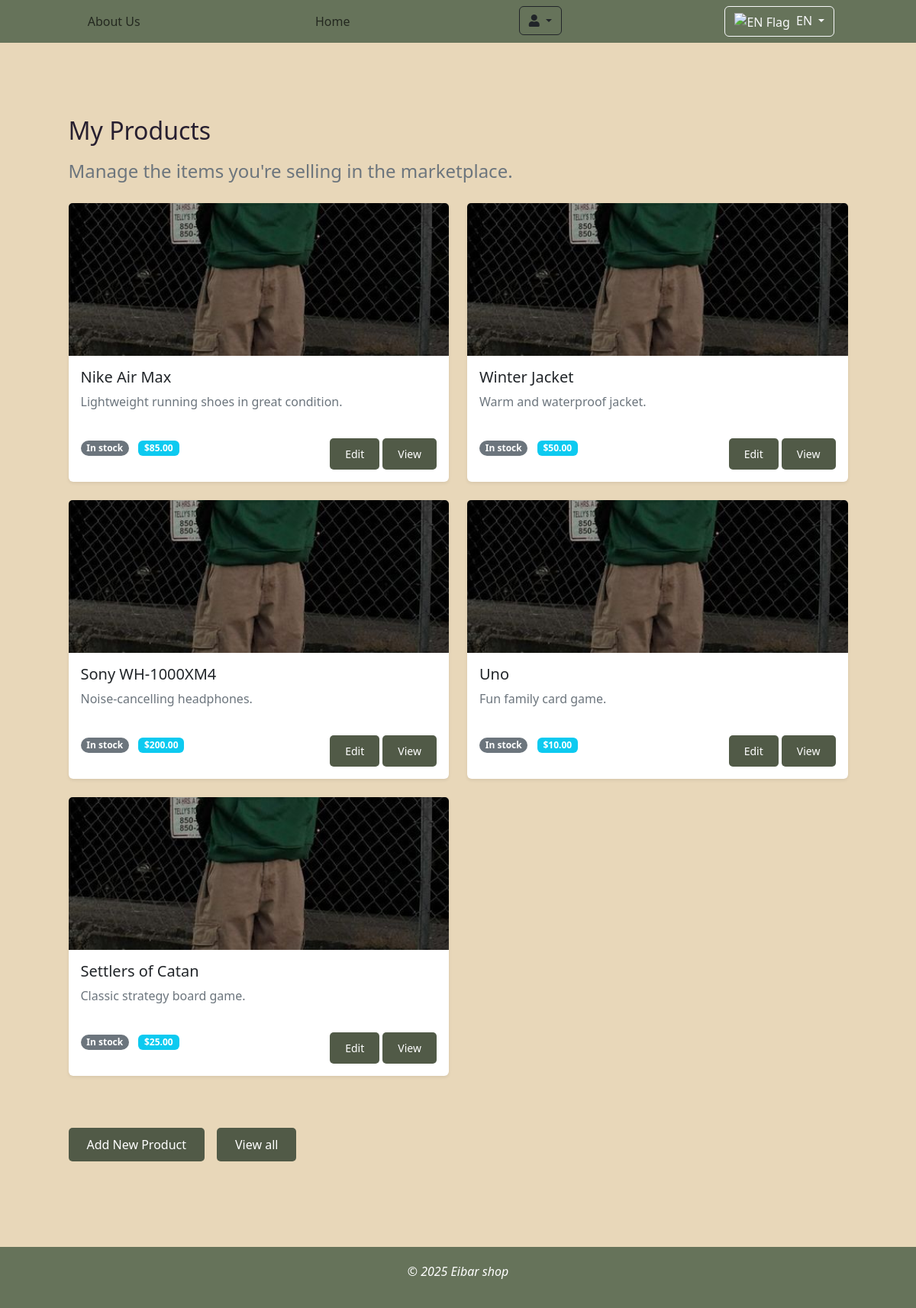
Page /dashboard/profile.php (signed in) on the committed database.
### tables this page shows
CREATE TABLE product (
    id INT AUTO_INCREMENT PRIMARY KEY,
    user_id INT,
    name VARCHAR(255),
    category ENUM('footwear', 'bottoms', 'tops', 'home-decor', 'elektrical-devices', 'kitchen', 'card-games', 'video-games', 'board-games'),
    description TEXT,
    price INT,
    status ENUM('sold', 'in stock'),
    created_at DATETIME DEFAULT CURRENT_TIMESTAMP,
    FOREIGN KEY (user_id) REFERENCES `user`(id)
);

### dashboard/translations/en.php (called while the page is built)
<?php
return [
    'translations' => [
        'en' => [
            'home' => 'Home',
            'clothes' => 'Clothes',
            'shoes' => 'Shoes',
            'tech' => 'Technology',
            'sport' => 'Sports',
            'sell' => 'Sell',
            'login' => 'Login / Register',
            'logout' => 'Logout',
            'settings' => 'Settings',
            'staff' => 'Staff',
            'manage_products' => 'Manage Products',
            'name' => 'Name',
            'price' => 'Price',
            'action' => 'Action',
            'delete' => 'Delete',
            'no_products' => 'No products found.',
            'username' => 'Username',
            'email' => 'Email',
            'address' => 'Address',
            'new_password' => 'New Password',
            'save_changes' => 'Save Changes',
            'update_username' => 'Update your username',
            'update_email' => 'Update your email',
            'update_address' => 'Update your address',
            'update_password' => 'Update your password (leave empty if no change)',
            'market_title' => 'The second hand market of Eibar',
            'footer_text' => '&copy; {year} FOMA. All rights reserved.',
            'discover_treasures' => 'Discover Hidden Treasures!',
            'explore_unique' => 'Explore unique clothing, amazing objects, and fun games. Click a category to start your journey.',
            'buy_now' => 'Buy Now',
            'no_products_category' => 'No products found in this category.',
            'clothes' => 'Clothes',
            'objects' => 'Objects',
            'games' => 'Games',
            'discover_treasures' => 'Discover Hidden Treasures!',
            'explore_unique' => 'Explore unique clothing, amazing objects, and fun games. Click a category to start your journey.',
            'buy_now' => 'Buy Now',
            'no_products_category' => 'No products found in this category.',
            'footwear' => 'Footwear',
            'bottoms' => 'Bottoms',
            'tops' => 'Tops',
            'home-decor' => 'Home Decor',
            'elektrical-devices' => 'Electrical Devices',
            'kitchen' => 'Kitchen',
            'card-games' => 'Card Games',
            'video-games' => 'Video Games',
            'board-games' => 'Board Games'
        ]
    ]
];

### dashboard/profile.php (the view, shortened to what this page needs)
<?php
require_once('navbar.php');
$products = [];
try {
    $conn = (new Connection())->getConnection();
    $stmt = $conn->prepare("
        SELECT * FROM product
        WHERE user_id = :user_id
        ORDER BY created_at DESC
    ");
    $stmt->execute([':user_id' => $_SESSION['user']['id']]);
    $products = $stmt->fetchAll(PDO::FETCH_ASSOC);
} catch (PDOException $e) {
    $error_message = "Database error: " . $e->getMessage();
}
?>
<section class="py-3 py-md-5 mt-5 mb-10">
    <div class="container">
        <div class="row gy-3 gy-md-4 gy-lg-0 align-items-lg-center">
            <div class="row-12 row-lg-6 row-xl-7 mb-5">
                <div class="row justify-content-xl-center">
                    <div class="row-12 col-xl-11">
                        <h2 class="mb-3">My Products</h2>
                        <p class="lead fs-4 text-secondary mb-3">Manage the items you're selling in the marketplace.</p>
                        <div class="row mt-4">
                            <?php if (!empty($products)): ?>
                                <?php foreach ($products as $product): ?>
                                    <div class="col-md-6 mb-4">
                                        <div class="card h-100 border-0 shadow-sm">
                                            <img src="<?= htmlspecialchars($product['pictures'] ?? 'assets/images/profile-img-2.jpg') ?>"
                                                class="card-img-top"
                                                alt="<?= htmlspecialchars($product['name']) ?>"
                                                style="height: 200px; object-fit: cover;">
                                            <div class="card-body">
                                                <h5 class="card-title"><?= htmlspecialchars($product['name']) ?></h5>
                                                <p class="card-text text-secondary">
                                                    <?= htmlspecialchars(substr($product['description'] ?? '', 0, 100)) ?>
                                                </p>
                                                <div class="d-flex justify-content-between align-items-center">
                                                    <div>
                                                        <span class="badge rounded-pill
                                                            <?= ($product['status'] ?? '') === 'active' ? 'bg-success' : (($product['status'] ?? '') === 'pending' ? 'bg-warning text-dark' : 'bg-secondary') ?>">
                                                            <?= ucfirst($product['status'] ?? 'unknown') ?>
                                                        </span>
                                                        <span class="badge bg-info ms-2">$<?= number_format($product['price'] ?? 0, 2) ?></span>
                                                    </div>
                                                    <div>
                                                        <a href="edit_product.php?id=<?= $product['id'] ?>"
                                                            class="btn btn-primary btn-sm">Edit</a>
                                                        <a href="detail-product.php?id=<?= $product['id'] ?>"
                                                            class="btn btn-primary btn-sm">View</a>
                                                    </div>
                                                </div>
                                            </div>
                                        </div>
                                    </div>
                                <?php endforeach; ?>
                            <?php endif; ?>
                        </div>
                        <div class="d-flex mt-4 mb-3">
                            <a href="add_product.php" class="btn btn-primary px-4 me-3">Add New Product</a>
                            <a href="index.php" class="btn btn-primary px-4">View all</a>
                        </div>
                    </div>
                </div>
            </div>
        </div>
    </div>
</section>
<?php
require_once('footer.php');
?>

### dashboard/header.php (shortened to what this page needs)
<!DOCTYPE html>
<html lang="en">
<head>
  <link href="https://cdnjs.cloudflare.com/ajax/libs/font-awesome/5.15.3/css/all.min.css" rel="stylesheet" />
  <link href="https://cdn.jsdelivr.net/npm/bootstrap@5.3.5/dist/css/bootstrap.min.css" rel="stylesheet">
  <link rel="stylesheet" href="https://unpkg.com/bootstrap@5.3.3/dist/css/bootstrap.min.css">
  <link rel="stylesheet" href="assets/styles/app.css">
</head>
<body>
</body>
</html>

### dashboard/navbar.php (shortened to what this page needs)
<?php
$lang = $_SESSION['lang'] ?? 'en';
$flags = [
    'en' => 'https://flagcdn.com/w20/gb.png',
    'es' => 'https://flagcdn.com/w20/es.png',
    'nl' => 'https://flagcdn.com/w20/nl.png',
    'eu' => 'assets/images/basque.png'
];
$currentFlag = $flags[$lang] ?? $flags['en'];
$translations = include("translations/{$lang}.php");
require_once 'header.php';
?>
<nav class="navbar sticky-top navbar-expand-lg" style="background-color: #66735A">
    <div class="collapse navbar-collapse" id="navbarSupportedContent">
        <ul class="navbar-nav mx-auto nav-fill w-100">
            <li class="nav-item">
                <a class="nav-link" href="about-us.php"><?= $translations['about_us'] ?? 'About Us' ?></a>
            </li>
            <li class="nav-item">
                <a class="nav-link" href="index.php"><?= $translations['home'] ?? 'Home' ?></a>
            </li>
            <?php if (isset($_SESSION['user'])): ?>
                <li class="nav-item dropdown">
                    <button class="btn btn-outline-dark dropdown-toggle" type="button" data-bs-toggle="dropdown">
                        <i class="fas fa-user"></i>
                    </button>
                </li>
            <?php endif; ?>
            <li class="nav-item dropdown">
                <button class="btn btn-outline-light dropdown-toggle" type="button" data-bs-toggle="dropdown">
                    <img src="<?= htmlspecialchars($currentFlag) ?>" width="20" height="15" class="me-1" alt="<?= strtoupper($lang) ?> Flag">
                    <?= strtoupper($lang) ?>
                </button>
            </li>
        </ul>
    </div>
</nav>

### dashboard/footer.php (shortened to what this page needs)
</head>
<footer>
    <div class="container text-center fs-6 fst-italic">
        <p>© 2025 Eibar shop</p>
    </div>
</footer>

### dashboard/assets/styles/app.css (style rules this page uses)
body { background-color: #E8D7B9; color: rgb(39, 31, 48); }

### dashboard/assets/styles/index-detail-pages.css (style rules this page uses)
.btn-primary { background-color: #515A47 !important; color: white; border: none; padding: 10px 20px; cursor: pointer; border-radius: 5px; margin-top: 20px; }

### dashboard/footer.php (style rules this page uses)
html, body { height: 100%; margin: 0; padding: 0; }
body { display: flex; flex-direction: column; min-height: 100vh; }
footer { background-color: #66735A; color: white; padding: 20px 0; text-align: center; margin-top: auto; }

### rows in the picture
product: name "Nike Air Max", description "Lightweight running shoes in great condition.", status "In stock", price "85.00"
product: name "Winter Jacket", description "Warm and waterproof jacket.", status "In stock", price "50.00"
product: name "Sony WH-1000XM4", description "Noise-cancelling headphones.", status "In stock", price "200.00"
product: name "Uno", description "Fun family card game.", status "In stock", price "10.00"
product: name "Settlers of Catan", description "Classic strategy board game.", status "In stock", price "25.00"

### other values in the picture
$translations['about_us'] "About Us"
$translations['home'] "Home"
$lang "EN"
